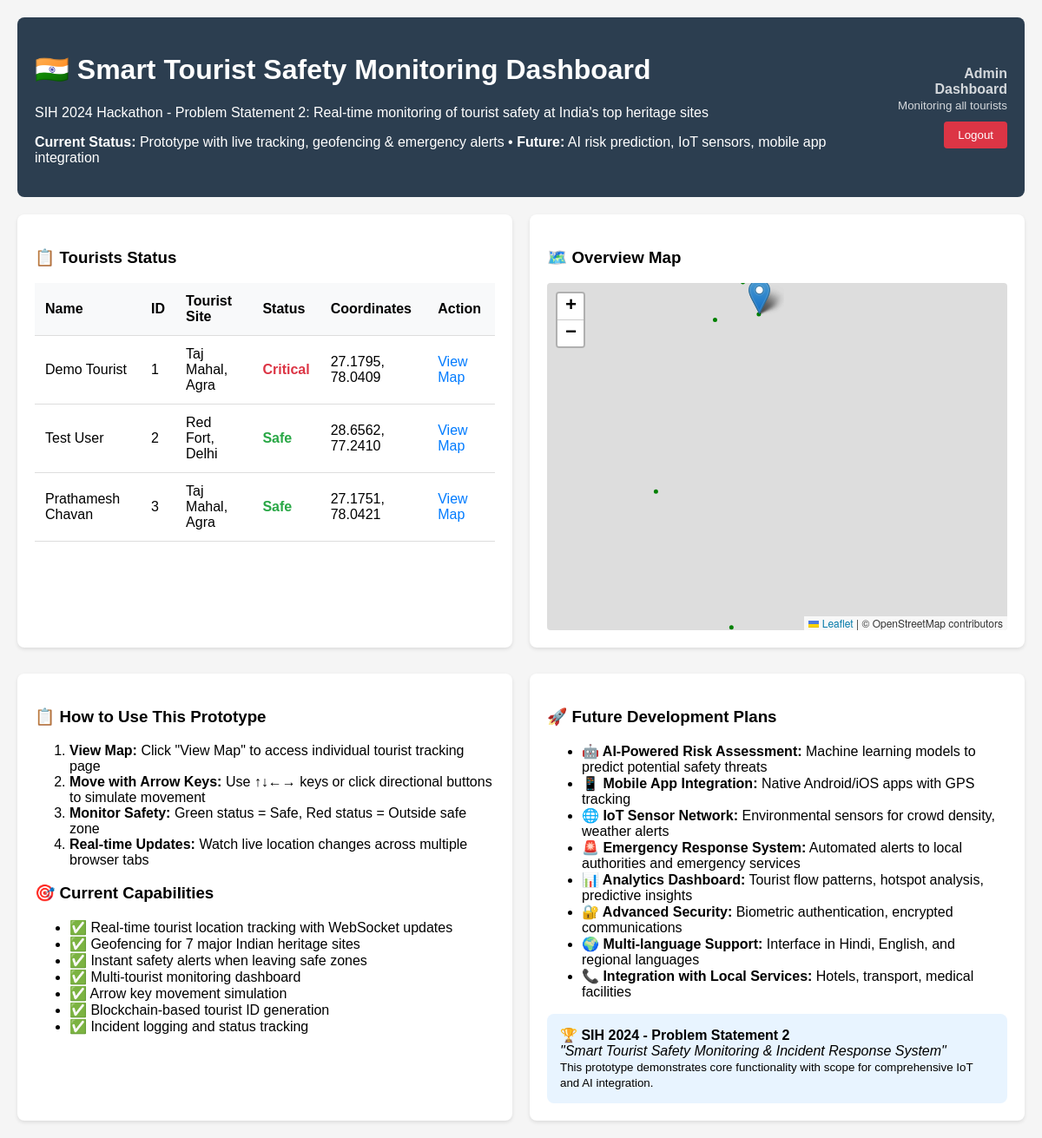
The page / (signed in) on the database its author committed.
### models.py (models this page shows, shortened)
class Tourist(Base):
    __tablename__ = "tourists"
    id = Column(Integer, primary_key=True, index=True)
    user_id = Column(Integer, ForeignKey("users.id"), nullable=False, unique=True)
    name = Column(String, nullable=False)
    blockchain_id = Column(String, unique=True, nullable=False)
    location_id = Column(Integer, default=1)  # ID of selected tourist place
    last_lat = Column(Float, default=27.1751)  # Default to Taj Mahal
    last_lon = Column(Float, default=78.0421)
    status = Column(String, default="Safe")  # Safe or Critical
    incidents = relationship("Incident", back_populates="tourist")
    user = relationship("User", back_populates="tourist")

### app.py (the view)
@app.get("/", response_class=HTMLResponse)
async def dashboard_page(request: Request, db: Session = Depends(get_db)):
    from auth import get_user_from_cookie_token
    current_user = get_user_from_cookie_token(
        request.cookies.get("access_token"), db
    )
    if not current_user:
        return RedirectResponse(url="/login", status_code=status.HTTP_302_FOUND)
    if str(current_user.role) != "admin":
        return RedirectResponse(url="/tourist-dashboard", status_code=status.HTTP_302_FOUND)
    tourists = db.query(Tourist).all()
    tourists_data = []
    for tourist in tourists:
        tourist_place = get_tourist_place_by_id(int(str(tourist.location_id)))
        tourists_data.append({
            "id": tourist.id,
            "name": tourist.name,
            "blockchain_id": tourist.blockchain_id,
            "last_lat": tourist.last_lat,
            "last_lon": tourist.last_lon,
            "status": tourist.status,
            "location_id": tourist.location_id,
            "location_name": tourist_place["name"]
        })
    return templates.TemplateResponse("dashboard.html", {
        "request": request,
        "tourists": tourists_data,
        "geofence": GEOFENCE_CENTER
    })

### templates/dashboard.html (shortened to what this page needs)
<!DOCTYPE html>
<html lang="en">
<head>
    <link rel="stylesheet" href="https://unpkg.com/leaflet@1.9.4/dist/leaflet.css" />
</head>
<body>
    <div class="header">
        <div style="display: flex; justify-content: space-between; align-items: center;">
            <div>
                <h1>🇮🇳 Smart Tourist Safety Monitoring Dashboard</h1>
                <p>SIH 2024 Hackathon - Problem Statement 2: Real-time monitoring of tourist safety at India's top heritage sites</p>
                <p><strong>Current Status:</strong> Prototype with live tracking, geofencing & emergency alerts • <strong>Future:</strong> AI risk prediction, IoT sensors, mobile app integration</p>
            </div>
            <div style="text-align: right;">
                <div style="color: rgba(255,255,255,0.8); margin-bottom: 10px;">
                    <strong>Admin Dashboard</strong><br>
                    <small>Monitoring all tourists</small>
                </div>
                <form method="post" action="/auth/logout" style="margin: 0;">
                    <button type="submit" style="background: #dc3545; color: white; border: none; padding: 8px 16px; border-radius: 4px; cursor: pointer;">Logout</button>
                </form>
            </div>
        </div>
    </div>
    <div class="dashboard">
        <div class="tourists-panel">
            <h3>📋 Tourists Status</h3>
            <table class="tourist-table" id="touristsTable">
                <thead>
                    <tr>
                        <th>Name</th>
                        <th>ID</th>
                        <th>Tourist Site</th>
                        <th>Status</th>
                        <th>Coordinates</th>
                        <th>Action</th>
                    </tr>
                </thead>
                <tbody>
                    {% for tourist in tourists %}
                    <tr data-tourist-id="{{ tourist.id }}">
                        <td>{{ tourist.name }}</td>
                        <td>{{ tourist.id }}</td>
                        <td>{{ tourist.location_name }}</td>
                        <td class="status-{{ tourist.status|lower }}">{{ tourist.status }}</td>
                        <td>{{ "%.4f"|format(tourist.last_lat) }}, {{ "%.4f"|format(tourist.last_lon) }}</td>
                        <td>
                            <a href="/tourist/{{ tourist.id }}" class="tourist-link">View Map</a>
                        </td>
                    </tr>
                    {% endfor %}
                </tbody>
            </table>
        </div>
        <div class="map-panel">
            <h3>🗺️ Overview Map</h3>
            <div id="map"></div>
        </div>
    </div>
    <div class="dashboard" style="margin-top: 30px;">
        <div class="tourists-panel">
            <h3>📋 How to Use This Prototype</h3>
            <ol>
                <li><strong>View Map:</strong> Click "View Map" to access individual tourist tracking page</li>
                <li><strong>Move with Arrow Keys:</strong> Use ↑↓←→ keys or click directional buttons to simulate movement</li>
                <li><strong>Monitor Safety:</strong> Green status = Safe, Red status = Outside safe zone</li>
                <li><strong>Real-time Updates:</strong> Watch live location changes across multiple browser tabs</li>
            </ol>
            <h3>🎯 Current Capabilities</h3>
            <ul>
                <li>✅ Real-time tourist location tracking with WebSocket updates</li>
                <li>✅ Geofencing for 7 major Indian heritage sites</li>
                <li>✅ Instant safety alerts when leaving safe zones</li>
                <li>✅ Multi-tourist monitoring dashboard</li>
                <li>✅ Arrow key movement simulation</li>
                <li>✅ Blockchain-based tourist ID generation</li>
                <li>✅ Incident logging and status tracking</li>
            </ul>
        </div>
        <div class="map-panel">
            <h3>🚀 Future Development Plans</h3>
            <ul>
                <li><strong>🤖 AI-Powered Risk Assessment:</strong> Machine learning models to predict potential safety threats</li>
                <li><strong>📱 Mobile App Integration:</strong> Native Android/iOS apps with GPS tracking</li>
                <li><strong>🌐 IoT Sensor Network:</strong> Environmental sensors for crowd density, weather alerts</li>
                <li><strong>🚨 Emergency Response System:</strong> Automated alerts to local authorities and emergency services</li>
                <li><strong>📊 Analytics Dashboard:</strong> Tourist flow patterns, hotspot analysis, predictive insights</li>
                <li><strong>🔐 Advanced Security:</strong> Biometric authentication, encrypted communications</li>
                <li><strong>🌍 Multi-language Support:</strong> Interface in Hindi, English, and regional languages</li>
                <li><strong>📞 Integration with Local Services:</strong> Hotels, transport, medical facilities</li>
            </ul>
            <div style="background: #e8f4ff; padding: 15px; border-radius: 8px; margin-top: 15px;">
                <strong>🏆 SIH 2024 - Problem Statement 2</strong><br>
                <em>"Smart Tourist Safety Monitoring & Incident Response System"</em><br>
                <small>This prototype demonstrates core functionality with scope for comprehensive IoT and AI integration.</small>
            </div>
        </div>
    </div>
</body>
</html>

### templates/dashboard.html (style rules this page uses)
body { font-family: Arial, sans-serif; margin: 0; padding: 20px; background-color: #f5f5f5; }
.header { background-color: #2c3e50; color: white; padding: 20px; border-radius: 8px; margin-bottom: 20px; }
.dashboard { display: grid; grid-template-columns: 1fr 1fr; gap: 20px; }
.tourists-panel, .map-panel { background: white; padding: 20px; border-radius: 8px; box-shadow: 0 2px 4px rgba(0,0,0,0.1); }
.tourist-table { width: 100%; border-collapse: collapse; }
.tourist-table th, .tourist-table td { padding: 12px; text-align: left; border-bottom: 1px solid #ddd; }
.tourist-table th { background-color: #f8f9fa; }
.status-safe { color: #28a745; font-weight: bold; }
.status-critical { color: #dc3545; font-weight: bold; }
#map { height: 400px; border-radius: 4px; }
.tourist-link { color: #007bff; text-decoration: none; }

### rows shown on the page
Tourist: name "Demo Tourist", id "1", location_name "Taj Mahal, Agra", status "Critical", last_lat "27.1795", last_lon "78.0409"
Tourist: name "Test User", id "2", location_name "Red Fort, Delhi", status "Safe", last_lat "28.6562", last_lon "77.2410"
Tourist: name "Prathamesh Chavan", id "3", location_name "Taj Mahal, Agra", status "Safe", last_lat "27.1751", last_lon "78.0421"
